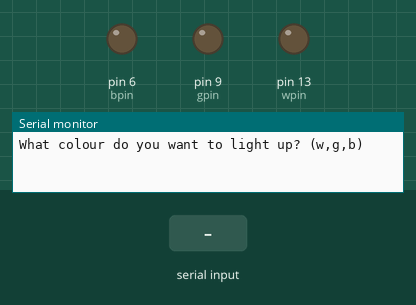
A sketch run on a simulated Arduino Uno, built with avr-gcc and run on an emulated ATmega328P. On the bench: output pins drawn as LEDs (lit = HIGH), the last lines printed to the serial monitor. The inputs (shaded band) are chosen by the test bench.

Above: at 1.2 s.
1.3 s: "w" received over Serial
At 3.0 s:
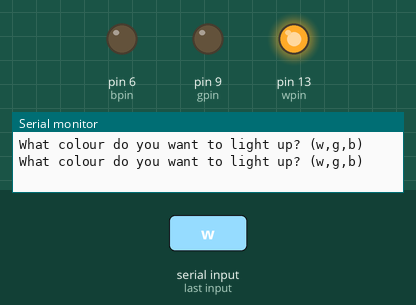
3.8 s: "g" received over Serial
At 6.0 s:
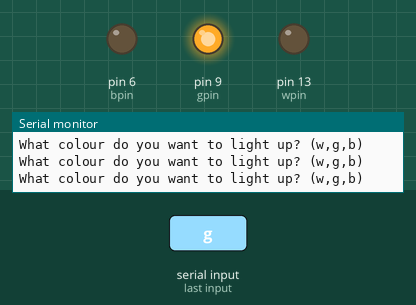
6.3 s: "b" received over Serial
At 8.0 s:
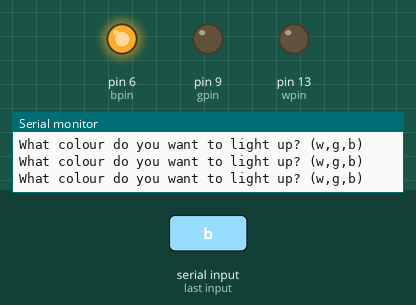
Timing chart, 0 to 9.5 s (numbered marks = the images above; inputs shaded):
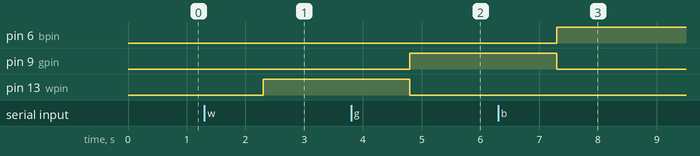

The sketch:

3LED_string_input_colour.ino
```cpp
int wpin = 13;
int gpin = 9;
int bpin = 6;
String colour;
String msg = "What colour do you want to light up? (w,g,b) ";


void setup() {
  // put your setup code here, to run once:
  Serial.begin(9600);
  pinMode(wpin,OUTPUT);
  pinMode(gpin,OUTPUT);
  pinMode(bpin,OUTPUT);
}

void loop() {
  // put your main code here, to run repeatedly:
  Serial.println(msg);
  while (Serial.available()==0) {

  }
  colour = Serial.readString();

  if (colour == "w"){
    digitalWrite(wpin,HIGH);
    digitalWrite(gpin,LOW);
    digitalWrite(bpin,LOW);
  }

  if (colour == "g"){
    digitalWrite(gpin,HIGH);
    digitalWrite(bpin,LOW);
    digitalWrite(wpin,LOW);
  }

  if (colour == "b"){
    digitalWrite(bpin,HIGH);
    digitalWrite(gpin,LOW);
    digitalWrite(wpin,LOW);
  }

}
```

Measured:
- after the input at 1.3 s, pin 13 (wpin): LOW → HIGH after 1.0 s
- after the input at 3.8 s, pin 9 (gpin): LOW → HIGH after 1.0 s; pin 13 (wpin): HIGH → LOW after 1.0 s
- after the input at 6.3 s, pin 6 (bpin): LOW → HIGH after 1.0 s; pin 9 (gpin): HIGH → LOW after 1.0 s
